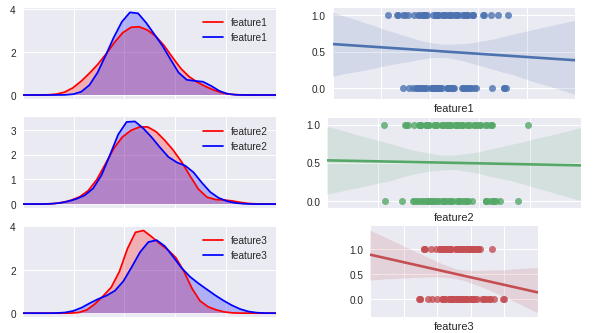
#> input picture ml/data_exploration/kde_features.jpg, 596 x 333 px, given in place of video.mp4, which was not available
$ python process_video_file.py
#> lines starting #> are read from the running program, lines starting #| are printed output that depends on the picture; pictures that were not available may be replaced by others from this repository, and a replacement may not be noted
""" PIPELINE FOR USING OPEN CV TO PROCESS VIDEO FILE
    Optionally save to a video output file
"""
from __future__ import print_function, division
import numpy as np
import cv2
import os


################################################################################
#                                                                       SETTINGS
################################################################################
# FILE PATHS
videos_dir = "/path/to/par_dir"
video_name = "video.mp4"
video_path = os.path.join(videos_dir, video_name)

# # FOR SAVING VIDEO
# # file to save output to
# out_video_path = "test.avi"
#
# # taken from: http://docs.opencv.org/3.0-beta/doc/py_tutorials/py_gui/py_video_display/py_video_display.html
# # Define the codec and create VideoWriter object
# fourcc = cv2.VideoWriter_fourcc(*'XVID')
# out_vid_dims = (640, 480)
# out = cv2.VideoWriter(out_video_path,fourcc, 20.0, out_vid_dims)

################################################################################
#                                                            START VIDEO STREAM
################################################################################
cap = cv2.VideoCapture(video_path)
while(cap.isOpened()):
    ret, image = cap.read()
#> image is the input picture: shape (333, 596, 3); mean B, G, R 235.5, 223.9, 228.6
    if ret == True:
        image = cv2.resize(image, (640,  480))
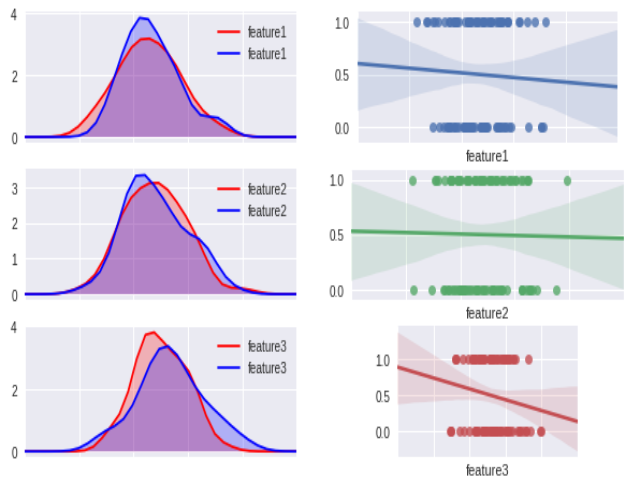
#> image: shape (480, 640, 3); mean B, G, R 235.5, 223.8, 228.6
        if image is None:
            print("NO IMAGE!!!!")

        # ---------------------------------
        # MANIPULATIONS
        # ---------------------------------
        # Blurred
        blured = cv2.GaussianBlur(image, (31, 31), 0)
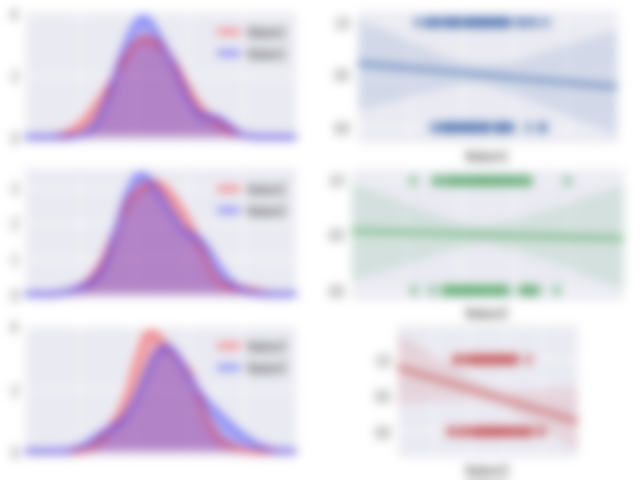
#> blured: shape (480, 640, 3); mean B, G, R 235.5, 223.8, 228.6

        # grayscale
        gray = cv2.cvtColor(image, cv2.COLOR_BGR2GRAY) # convert to grayscale
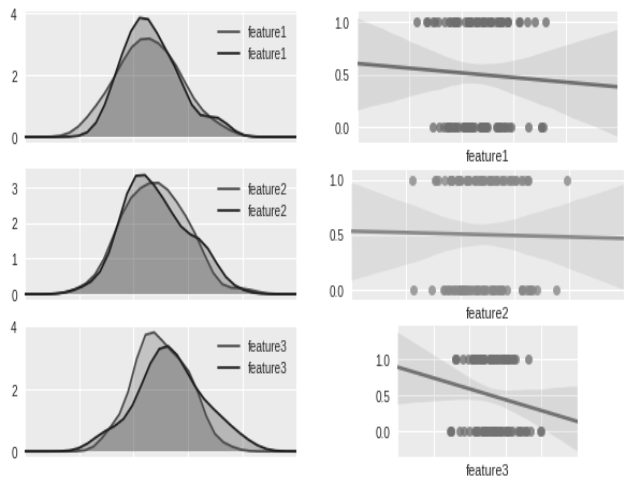
#> gray: shape (480, 640); min 29, max 255, mean 226.6
        gray3 = cv2.cvtColor(gray, cv2.COLOR_GRAY2BGR)  # back to 3 chanels

        # Local Contrast - Only works on grayscale images
        clahe = cv2.createCLAHE(clipLimit=30, tileGridSize=(5, 5))
        contrast = clahe.apply(gray)
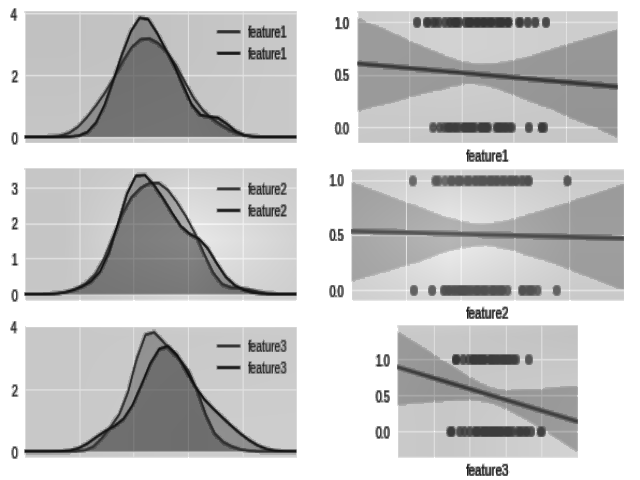
#> contrast: shape (480, 640); min 13, max 255, mean 200.1
        contrast = cv2.cvtColor(contrast, cv2.COLOR_GRAY2BGR)  # back to 3 chanels
#> contrast: shape (480, 640, 3)

        # ---------------------------------
        # Stack videos into single frame
        stack = np.hstack((image, blured, gray3, contrast))
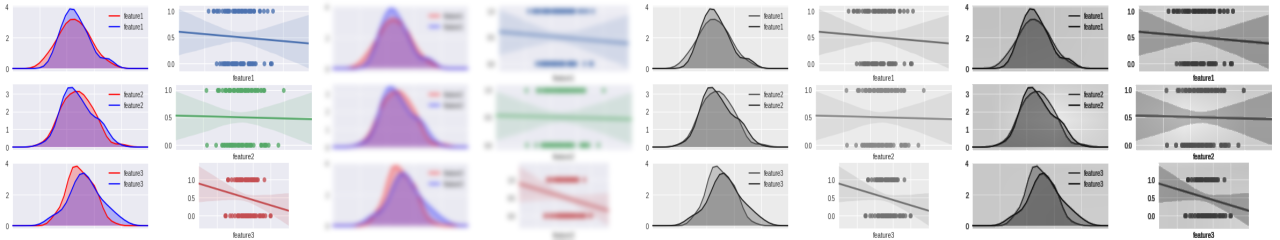
#> stack: shape (480, 2560, 3) (shown at 1/2 size); mean B, G, R 224.4, 218.6, 221
        stack = cv2.resize(stack, (320*5,  240))
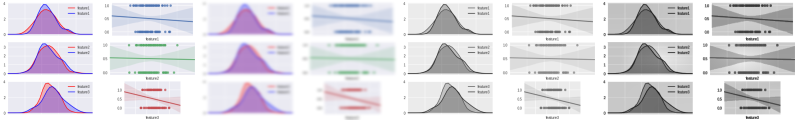
#> stack: shape (240, 1600, 3) (shown at 1/2 size); mean B, G, R 224.5, 218.6, 221
        cv2.imshow('Stack', stack)

        # SAVE THE FRAME TO VIDEO FILE
        # outvid = cv2.resize(stack, out_vid_dims)
        # out.write(outvid)

        # Quit if Escape button pressed
        k = cv2.waitKey(1) & 0xFF
#> (key Esc is pressed here)
        if k == 27:
            break
    else:
        break

cap.release()
#> (the run stopped early here; a loop or call above may not have finished)
